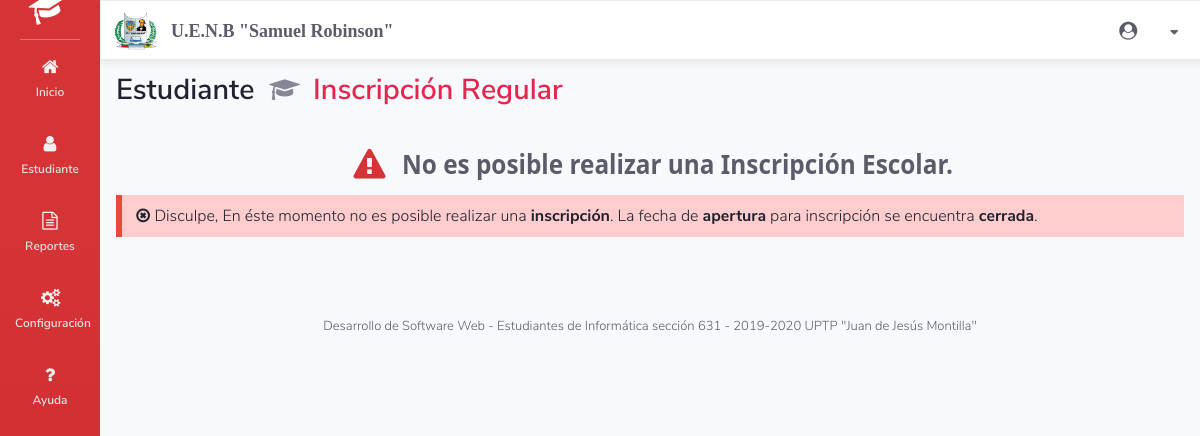
Screenshot of /VISTA/index.php?Estudiante=consultar&modo=regular (signed in) with the database file from the repository.
### tables this page shows
CREATE TABLE `modulo` (
  `cod_modulo` int(11) NOT NULL,
  `nom_modulo` varchar(20) NOT NULL,
  `icono` varchar(30) NOT NULL,
  `estatus` char(1) NOT NULL DEFAULT 'A',
  `pos` int(2) NOT NULL
);

### MODELO/m_seguridad.php (called while the page is built, shortened)
<?php
	include_once('MyDB.php');
	class cls_modulo extends MyDB{
		function listar_menu($nivel){
			$sql = "SELECT DISTINCT modulo.cod_modulo, nom_modulo, modulo.icono, modulo.estatus, modulo.pos
			FROM modulo INNER JOIN servicio ON servicio.cod_modulo = modulo.cod_modulo INNER JOIN nivel_metodo ON nivel_metodo.cod_servicio = servicio.cod_servicio WHERE nivel_metodo.cod_nivel = '$nivel' ORDER BY modulo.pos ASC";
			$res = $this->query($sql);
			return $this->retornar_arreglo($res);
		}
		function retornar_arreglo($res){
			$lista = array(); $cont = 0;
			while( $fila = $this->f_array($res) ){
				$lista[$cont]['cod'] = $fila['cod_modulo'];
				$lista[$cont]['nom'] = $fila['nom_modulo'];
				$lista[$cont]['ico'] = $fila['icono'];
				$lista[$cont]['sta'] = $fila['estatus'];
				$lista[$cont]['pos'] = $fila['pos'];
				$cont++;
			}
			return $lista;
		}
	}
?>

### MODELO/MyDB.php (called while the page is built, shortened)
<?php
class MyDB{
	private $server_name;
	private $server_user;
	private $server_pass;
	private $dbname;
	private $conex;
	protected function __construct(){
		$this->server_name = 'localhost';
		$this->server_user = 'root';
		$this->server_pass = '';
		$this->dbname = 'db_sm';
	}
	protected function conectar(){
		$this->conex = mysqli_connect($this->server_name, $this->server_user, $this->server_pass, $this->dbname);
		if( $this->conex ){
			return true;
		}
		else{
			die('Error al conectar: '.mysqli_connect_error() );
		}
	}
	protected function query($sql){
		mysqli_set_charset($this->conex,"utf8");
		$query = mysqli_query($this->conex, $sql);
		return $query;
	}
	protected function f_array($resource){
		return mysqli_fetch_array($resource);
	}
}
?>

### VISTA/componentes/menu.php (the view, shortened to what this page needs)
<?php
	include_once('../MODELO/m_seguridad.php');
	$objModulo = new cls_modulo();
?>
<div id="m_sistema">
	<i class="icon-graduation-cap"></i>
</div>
<a href="?inicio" class="parent_menu" id="mP_inicio"><i class="icon-home"></i>Inicio</a>
<?php
	if( $_SESSION['vsn_nivel'] != 1 ){
		$modulo = $objModulo->listar_menu($_SESSION['vsn_nivel']);
		for ($i=0; $i<count($modulo); $i++) {
			echo '<div class="parent_menu"><i class="icon-'.$modulo[$i]['ico'].'"></i>'.$modulo[$i]['nom'].'<span class="icon-right-open"></span>';
			echo '<div class="child_menu">';
			echo '</div></div>';
		}
	}
?>
<br/><br/><br/><br/><br/><br/><br/><br/>

### CSS/aplicacion/estilos.css (style rules this page uses)
body { font-family: var(--fL); background: var(--gris1); color: var(--negro); }

### CSS/standart.css (style rules this page uses)
:root { --blanco: #FFFFFF; --negro: #20222F; --gris1: #f8f9fc; --gris2: #eaecf4; --gris3: #dddfeb; --gris4: #d1d3e2; --gris5: #b7b9cc; --gris6: #858796; --gris7: #6e707e; --gris8: #5a5c69; --rojo1: #d63337; --rojo2: #CA2929; --rojo3: #e74a3b; --rojo4: #e02d1b; --azul1: #4e73df; --azul2: #224abe; --verde1: #3EC262; --verde2: #2BAB3E; --amarillo1: #f6c23e; --amarillo2: #f4b619; --rosa1: #E6254E; --normal: 0px 0px 10px 1px #e0e0e0; --sz1: .8rem; --sz2: 1rem; --sz3: 1.1rem; --sz4: 1.2rem; --sz5: 1.6rem; --sz6: 1.8rem; --sans-serif: "Segoe UI","Arial",sans-serif; --fL: 'NunitoSans-Light','Ubuntu-l',var(--sans-serif); --fLI: 'NunitoSans-LightItalic','Ubuntu-lo',var(--sans-serif); --fR: 'NunitoSans-Regular','Ubuntu',var(--sans-serif); --fSB: 'NunitoSans-SemiBold','Ubuntu-m',var(--sans-serif); --fB: 'NunitoSans-Bold','Ubuntu-b',var(--sans-serif); --fEB: 'NunitoSans-ExtraBold','Ubuntu-b',var(--sans-serif);; --fML: 'Montserrat-Light',var(--sans-serif); --fMT: 'Montserrat-Thin',var(--sans-serif); }
* { margin: 0px; padding: 0px; box-sizing: border-box; }
a, a:visited, a:active { text-decoration: none; }

### CSS/aplicacion/menu.css (style rules this page uses)
#menu #m_sistema { font-family: var(--fEB); font-size: 20px; height: 60px; color: var(--blanco); display: flex; justify-content: center; align-items: center; border-bottom: solid 1px rgb(255,255,255,.3); margin: 0px 20px 0px 20px; line-height: .9; margin-top: -20px; }
#m_sistema i { transform: rotate(-15deg); font-size: 30px; margin-right: 10px; }
#menu .parent_menu { font-family: var(--fSB); display: block; margin-bottom: 2px; cursor: pointer; padding: 20px 15px 20px 15px; color: #e1e1e1; }
.parent_menu > i { margin-right: 12px; color: #f1f1f1; }
@media (max-width: 1200px) { #menu .parent_menu { position: relative; text-align: center; font-size: 12px; padding: 15px; } }
@media (max-width: 1200px) { .parent_menu i { display: block; width: 100%; position: relative; font-size: 18px; margin-right: 0px; margin-bottom: 5px; } }

### rows the page displays
modulo: nom_modulo "Estudiante"
modulo: nom_modulo "Reportes"
modulo: nom_modulo "Configuración"
modulo: nom_modulo "Ayuda"
